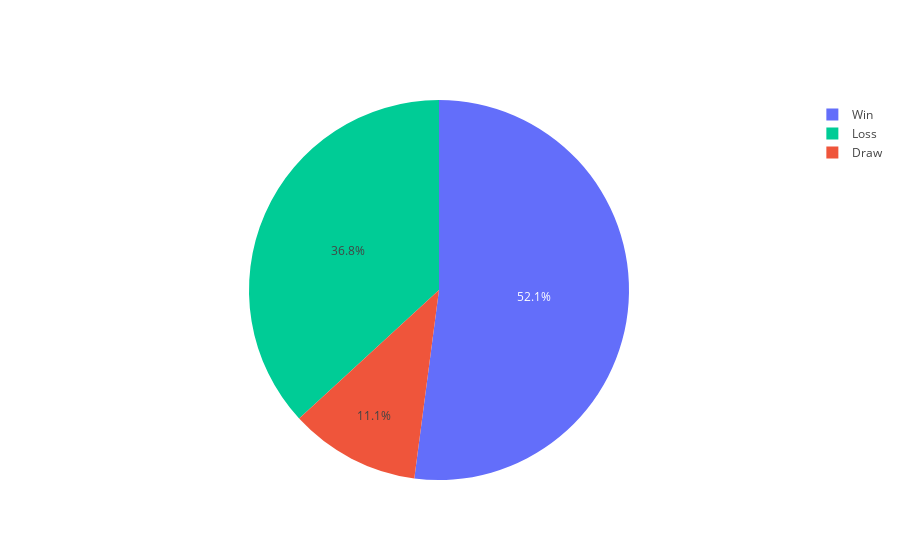

The notebook cell this image was saved under:
### Code cell
min_length = min(len(predicted_probs1), len(predicted_probs2), len(predicted_probs3))
predict_myteam = predicted_probs1[:min_length]
predict_oppteam = predicted_probs2[:min_length]
predict_against = predicted_probs3[:min_length]

prob_myteam = np.array(predict_myteam)  
prob_oppteam = np.array(predict_oppteam)
prob_against = np.array(predict_against)


if prob_myteam.ndim != 1 or prob_oppteam.ndim != 1 or prob_against.ndim != 1:
    raise ValueError("The predicted probabilities are not 1-dimensional arrays. Check your function outputs.")

prob_oppteam = prob_oppteam[::-1]

combined_predict = (prob_myteam + prob_oppteam + prob_against) / 3

avg_accuracy = (eval1['accuracy'] + eval2['accuracy'] + eval3['accuracy']) / 3
avg_precision = (eval1['precision'] + eval2['precision'] + eval3['precision']) / 3
avg_recall = (eval1['recall'] + eval2['recall'] + eval3['recall']) / 3
avg_f1_score = (eval1['f1_score'] + eval2['f1_score'] + eval3['f1_score']) / 3

def standardize_conf_matrix(conf_matrix, size=3):
 
    conf_matrix = np.array(conf_matrix)
    standardized_matrix = np.zeros((size, size), dtype=conf_matrix.dtype)
    rows, cols = conf_matrix.shape
    standardized_matrix[:rows, :cols] = conf_matrix
    return standardized_matrix

conf_matrix1 = standardize_conf_matrix(eval1['confusion_matrix'])
conf_matrix2 = standardize_conf_matrix(eval2['confusion_matrix'])
conf_matrix3 = standardize_conf_matrix(eval3['confusion_matrix'])

avg_conf_matrix = (conf_matrix1 + conf_matrix2 + conf_matrix3) / 3

class_labels = ['Loss', 'Draw', 'Win']

labeled_avg_conf_matrix = pd.DataFrame(
    avg_conf_matrix,
    index=[f"True {label}" for label in class_labels],  
    columns=[f"Pred {label}" for label in class_labels] 
)

print(f"Final Match Probabilities - Win: {combined_predict[2]:.2f}, Draw: {combined_predict[1]:.2f}, Loss: {combined_predict[0]:.2f}")

print("\nAveraged Evaluation Metrics:")
print(f"Accuracy: {avg_accuracy:.2f}")
print(f"Precision: {avg_precision:.2f}")
print(f"Recall: {avg_recall:.2f}")
print(f"F1-Score: {avg_f1_score:.2f}")
print("\nAveraged Labeled Confusion Matrix:")
print(labeled_avg_conf_matrix)
#Pie chart
labels = ['Win', 'Draw', 'Loss' ]
values = [combined_predict[2], combined_predict[1], combined_predict[0]]

colors = ['#636EFA', '#EF553B', '#00CC96']

fig = go.Figure(data=[go.Pie(
    labels=labels, 
    values=values,
    marker=dict(colors=colors)  
)])


fig.show()

### Figure 1 — Plotly figure (JSON) as saved in the notebook; plotly's stock layout.template omitted (floating-point values rounded to 4 significant figures)
{"data": [{"labels": ["Win", "Draw", "Loss"], "marker": {"colors": ["#636EFA", "#EF553B", "#00CC96"]}, "type": "pie", "values": [0.5207, 0.1109, 0.3683]}], "layout": {"autosize": true}}
